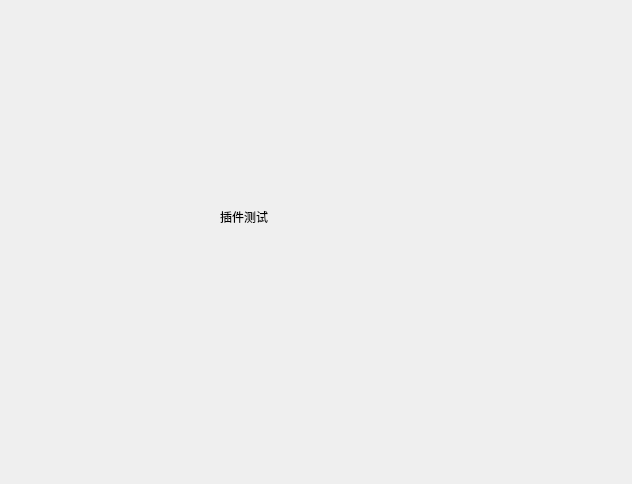
<?xml version="1.0" encoding="UTF-8"?>
<ui version="4.0">
 <class>text</class>
 <widget class="QWidget" name="text">
  <property name="geometry">
   <rect>
    <x>0</x>
    <y>0</y>
    <width>632</width>
    <height>484</height>
   </rect>
  </property>
  <property name="windowTitle">
   <string>Form</string>
  </property>
  <widget class="LargeTitleLabel" name="LargeTitleLabel">
   <property name="geometry">
    <rect>
     <x>220</x>
     <y>190</y>
     <width>278</width>
     <height>54</height>
    </rect>
   </property>
   <property name="text">
    <string>插件测试</string>
   </property>
  </widget>
 </widget>
 <customwidgets>
  <customwidget>
   <class>LargeTitleLabel</class>
   <extends>QLabel</extends>
   <header>qfluentwidgets</header>
  </customwidget>
 </customwidgets>
 <resources/>
 <connections/>
</ui>
